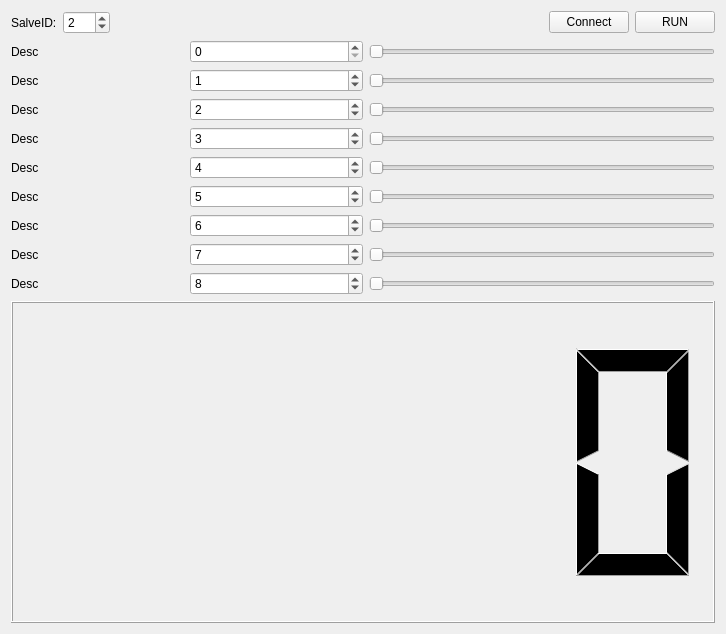
<?xml version="1.0" encoding="UTF-8"?>
<ui version="4.0">
 <class>Widget</class>
 <widget class="QWidget" name="Widget">
  <property name="geometry">
   <rect>
    <x>0</x>
    <y>0</y>
    <width>726</width>
    <height>634</height>
   </rect>
  </property>
  <property name="windowTitle">
   <string>Widget</string>
  </property>
  <layout class="QVBoxLayout" name="verticalLayout" stretch="0,3,1">
   <item>
    <layout class="QHBoxLayout" name="horizontalLayout">
     <item>
      <widget class="QLabel" name="lblSalveID">
       <property name="text">
        <string>SalveID:</string>
       </property>
      </widget>
     </item>
     <item>
      <widget class="QSpinBox" name="spnSalveID">
       <property name="toolTipDuration">
        <number>-1</number>
       </property>
       <property name="maximum">
        <number>255</number>
       </property>
       <property name="value">
        <number>2</number>
       </property>
      </widget>
     </item>
     <item>
      <spacer name="horizontalSpacer">
       <property name="orientation">
        <enum>Qt::Horizontal</enum>
       </property>
       <property name="sizeHint" stdset="0">
        <size>
         <width>40</width>
         <height>20</height>
        </size>
       </property>
      </spacer>
     </item>
     <item>
      <widget class="QPushButton" name="btnConnect">
       <property name="text">
        <string>Connect</string>
       </property>
      </widget>
     </item>
     <item>
      <widget class="QPushButton" name="btnMotorRun">
       <property name="text">
        <string>RUN</string>
       </property>
       <property name="checkable">
        <bool>true</bool>
       </property>
      </widget>
     </item>
    </layout>
   </item>
   <item>
    <layout class="QGridLayout" name="gridLayout" columnstretch="1,1,2">
     <item row="1" column="0">
      <widget class="QLabel" name="hsldName2">
       <property name="text">
        <string>Desc</string>
       </property>
      </widget>
     </item>
     <item row="5" column="2">
      <widget class="QSlider" name="hsldValue6">
       <property name="maximum">
        <number>10000</number>
       </property>
       <property name="orientation">
        <enum>Qt::Horizontal</enum>
       </property>
      </widget>
     </item>
     <item row="4" column="2">
      <widget class="QSlider" name="hsldValue5">
       <property name="maximum">
        <number>10000</number>
       </property>
       <property name="orientation">
        <enum>Qt::Horizontal</enum>
       </property>
      </widget>
     </item>
     <item row="4" column="1">
      <widget class="QSpinBox" name="hsldAddr5">
       <property name="value">
        <number>4</number>
       </property>
      </widget>
     </item>
     <item row="2" column="2">
      <widget class="QSlider" name="hsldValue3">
       <property name="maximum">
        <number>10000</number>
       </property>
       <property name="orientation">
        <enum>Qt::Horizontal</enum>
       </property>
      </widget>
     </item>
     <item row="1" column="1">
      <widget class="QSpinBox" name="hsldAddr2">
       <property name="value">
        <number>1</number>
       </property>
      </widget>
     </item>
     <item row="3" column="2">
      <widget class="QSlider" name="hsldValue4">
       <property name="maximum">
        <number>10000</number>
       </property>
       <property name="orientation">
        <enum>Qt::Horizontal</enum>
       </property>
      </widget>
     </item>
     <item row="1" column="2">
      <widget class="QSlider" name="hsldValue2">
       <property name="maximum">
        <number>10000</number>
       </property>
       <property name="orientation">
        <enum>Qt::Horizontal</enum>
       </property>
      </widget>
     </item>
     <item row="7" column="2">
      <widget class="QSlider" name="hsldValue8">
       <property name="maximum">
        <number>10000</number>
       </property>
       <property name="orientation">
        <enum>Qt::Horizontal</enum>
       </property>
      </widget>
     </item>
     <item row="8" column="0">
      <widget class="QLabel" name="hsldName9">
       <property name="text">
        <string>Desc</string>
       </property>
      </widget>
     </item>
     <item row="3" column="0">
      <widget class="QLabel" name="hsldName4">
       <property name="text">
        <string>Desc</string>
       </property>
      </widget>
     </item>
     <item row="0" column="0">
      <widget class="QLabel" name="hsldName1">
       <property name="text">
        <string>Desc</string>
       </property>
      </widget>
     </item>
     <item row="2" column="0">
      <widget class="QLabel" name="hsldName3">
       <property name="text">
        <string>Desc</string>
       </property>
      </widget>
     </item>
     <item row="5" column="0">
      <widget class="QLabel" name="hsldName6">
       <property name="text">
        <string>Desc</string>
       </property>
      </widget>
     </item>
     <item row="0" column="1">
      <widget class="QSpinBox" name="hsldAddr1"/>
     </item>
     <item row="6" column="0">
      <widget class="QLabel" name="hsldName7">
       <property name="text">
        <string>Desc</string>
       </property>
      </widget>
     </item>
     <item row="5" column="1">
      <widget class="QSpinBox" name="hsldAddr6">
       <property name="value">
        <number>5</number>
       </property>
      </widget>
     </item>
     <item row="4" column="0">
      <widget class="QLabel" name="hsldName5">
       <property name="text">
        <string>Desc</string>
       </property>
      </widget>
     </item>
     <item row="7" column="1">
      <widget class="QSpinBox" name="hsldAddr8">
       <property name="value">
        <number>7</number>
       </property>
      </widget>
     </item>
     <item row="6" column="2">
      <widget class="QSlider" name="hsldValue7">
       <property name="maximum">
        <number>10000</number>
       </property>
       <property name="orientation">
        <enum>Qt::Horizontal</enum>
       </property>
      </widget>
     </item>
     <item row="8" column="2">
      <widget class="QSlider" name="hsldValue9">
       <property name="maximum">
        <number>10000</number>
       </property>
       <property name="orientation">
        <enum>Qt::Horizontal</enum>
       </property>
      </widget>
     </item>
     <item row="6" column="1">
      <widget class="QSpinBox" name="hsldAddr7">
       <property name="value">
        <number>6</number>
       </property>
      </widget>
     </item>
     <item row="0" column="2">
      <widget class="QSlider" name="hsldValue1">
       <property name="maximum">
        <number>10000</number>
       </property>
       <property name="orientation">
        <enum>Qt::Horizontal</enum>
       </property>
      </widget>
     </item>
     <item row="7" column="0">
      <widget class="QLabel" name="hsldName8">
       <property name="text">
        <string>Desc</string>
       </property>
      </widget>
     </item>
     <item row="2" column="1">
      <widget class="QSpinBox" name="hsldAddr3">
       <property name="value">
        <number>2</number>
       </property>
      </widget>
     </item>
     <item row="3" column="1">
      <widget class="QSpinBox" name="hsldAddr4">
       <property name="value">
        <number>3</number>
       </property>
      </widget>
     </item>
     <item row="8" column="1">
      <widget class="QSpinBox" name="hsldAddr9">
       <property name="value">
        <number>8</number>
       </property>
      </widget>
     </item>
    </layout>
   </item>
   <item>
    <widget class="QLCDNumber" name="lblMotorCurPos"/>
   </item>
  </layout>
 </widget>
 <resources/>
 <connections/>
</ui>
